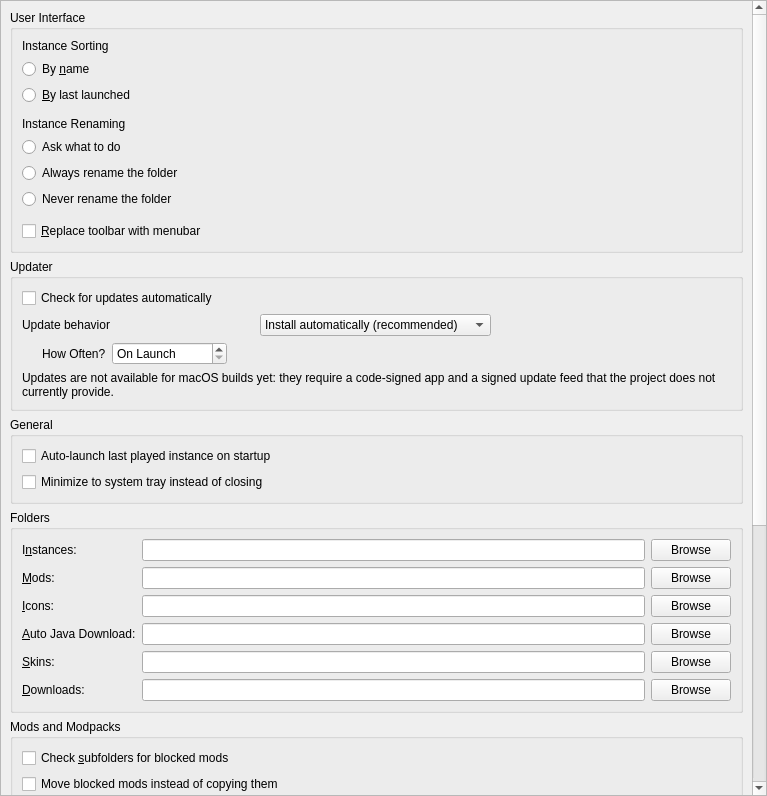
<?xml version="1.0" encoding="UTF-8"?>
<ui version="4.0">
 <class>LauncherPage</class>
 <widget class="QWidget" name="LauncherPage">
  <property name="geometry">
   <rect>
    <x>0</x>
    <y>0</y>
    <width>767</width>
    <height>796</height>
   </rect>
  </property>
  <property name="sizePolicy">
   <sizepolicy hsizetype="MinimumExpanding" vsizetype="MinimumExpanding">
    <horstretch>0</horstretch>
    <verstretch>0</verstretch>
   </sizepolicy>
  </property>
  <layout class="QVBoxLayout" name="verticalLayout">
   <property name="leftMargin">
    <number>0</number>
   </property>
   <property name="topMargin">
    <number>0</number>
   </property>
   <property name="rightMargin">
    <number>0</number>
   </property>
   <property name="bottomMargin">
    <number>0</number>
   </property>
   <item>
    <widget class="QScrollArea" name="scrollArea">
     <property name="horizontalScrollBarPolicy">
      <enum>Qt::ScrollBarPolicy::ScrollBarAsNeeded</enum>
     </property>
     <property name="widgetResizable">
      <bool>true</bool>
     </property>
     <widget class="QWidget" name="scrollAreaWidgetContents">
      <property name="geometry">
       <rect>
        <x>0</x>
        <y>-149</y>
        <width>746</width>
        <height>1222</height>
       </rect>
      </property>
      <layout class="QVBoxLayout" name="verticalLayout_8">
       <item>
        <widget class="QGroupBox" name="userInterfaceBox">
         <property name="enabled">
          <bool>true</bool>
         </property>
         <property name="title">
          <string>User Interface</string>
         </property>
         <layout class="QVBoxLayout" name="verticalLayout_2">
          <item>
           <widget class="QLabel" name="instanceSortingLabel">
            <property name="text">
             <string>Instance Sorting</string>
            </property>
           </widget>
          </item>
          <item>
           <widget class="QRadioButton" name="sortByNameBtn">
            <property name="text">
             <string>By &amp;name</string>
            </property>
            <attribute name="buttonGroup">
             <string notr="true">sortingModeGroup</string>
            </attribute>
           </widget>
          </item>
          <item>
           <widget class="QRadioButton" name="sortLastLaunchedBtn">
            <property name="text">
             <string>&amp;By last launched</string>
            </property>
            <attribute name="buttonGroup">
             <string notr="true">sortingModeGroup</string>
            </attribute>
           </widget>
          </item>
          <item>
           <spacer name="verticalSpacer">
            <property name="orientation">
             <enum>Qt::Orientation::Vertical</enum>
            </property>
            <property name="sizeType">
             <enum>QSizePolicy::Policy::Fixed</enum>
            </property>
            <property name="sizeHint" stdset="0">
             <size>
              <width>0</width>
              <height>6</height>
             </size>
            </property>
           </spacer>
          </item>
          <item>
           <widget class="QLabel" name="renamingBehaviorLabel">
            <property name="text">
             <string>Instance Renaming</string>
            </property>
           </widget>
          </item>
          <item>
           <widget class="QRadioButton" name="askToRenameDirBtn">
            <property name="text">
             <string>Ask what to do</string>
            </property>
            <attribute name="buttonGroup">
             <string notr="true">renamingBehaviorGroup</string>
            </attribute>
           </widget>
          </item>
          <item>
           <widget class="QRadioButton" name="alwaysRenameDirBtn">
            <property name="text">
             <string>Always rename the folder</string>
            </property>
            <attribute name="buttonGroup">
             <string notr="true">renamingBehaviorGroup</string>
            </attribute>
           </widget>
          </item>
          <item>
           <widget class="QRadioButton" name="neverRenameDirBtn">
            <property name="text">
             <string>Never rename the folder</string>
            </property>
            <attribute name="buttonGroup">
             <string notr="true">renamingBehaviorGroup</string>
            </attribute>
           </widget>
          </item>
          <item>
           <spacer name="verticalSpacer_2">
            <property name="orientation">
             <enum>Qt::Orientation::Vertical</enum>
            </property>
            <property name="sizeType">
             <enum>QSizePolicy::Policy::Fixed</enum>
            </property>
            <property name="sizeHint" stdset="0">
             <size>
              <width>0</width>
              <height>6</height>
             </size>
            </property>
           </spacer>
          </item>
          <item>
           <widget class="QCheckBox" name="preferMenuBarCheckBox">
            <property name="toolTip">
             <string>The menubar is more friendly for keyboard-driven interaction.</string>
            </property>
            <property name="text">
             <string>&amp;Replace toolbar with menubar</string>
            </property>
           </widget>
          </item>
         </layout>
        </widget>
       </item>
       <item>
        <widget class="QGroupBox" name="updateSettingsBox">
         <property name="title">
          <string>Updater</string>
         </property>
           <layout class="QGridLayout" name="gridLayout_2">
            <item row="0" column="0" colspan="2">
             <widget class="QCheckBox" name="autoUpdateCheckBox">
              <property name="text">
               <string>Check for updates automatically</string>
              </property>
             </widget>
            </item>
            <item row="1" column="0" colspan="2">
             <layout class="QHBoxLayout" name="horizontalLayout_updateBehavior">
              <item>
               <widget class="QLabel" name="updateBehaviorLabel">
                <property name="text">
                 <string>Update behavior</string>
                </property>
               </widget>
              </item>
              <item>
               <widget class="QComboBox" name="updateBehaviorComboBox">
                <property name="toolTip">
                 <string>Always: install updates automatically. Ask: prompt before installing. Never: do not check.</string>
                </property>
                <item>
                 <property name="text">
                  <string>Install automatically (recommended)</string>
                 </property>
                 <property name="userData">
                  <string>Always</string>
                 </property>
                </item>
                <item>
                 <property name="text">
                  <string>Ask before installing</string>
                 </property>
                 <property name="userData">
                  <string>Ask</string>
                 </property>
                </item>
                <item>
                 <property name="text">
                  <string>Never check for updates</string>
                 </property>
                 <property name="userData">
                  <string>Never</string>
                 </property>
                </item>
               </widget>
              </item>
             </layout>
            </item>
            <item row="2" column="0" colspan="2">
             <layout class="QHBoxLayout" name="horizontalLayout_2">
             <item>
              <spacer name="horizontalSpacer_indent">
               <property name="orientation">
                <enum>Qt::Orientation::Horizontal</enum>
               </property>
               <property name="sizeType">
                <enum>QSizePolicy::Policy::Fixed</enum>
               </property>
               <property name="sizeHint" stdset="0">
                <size>
                 <width>20</width>
                 <height>0</height>
                </size>
               </property>
              </spacer>
             </item>
             <item>
              <widget class="QLabel" name="updateIntervalLabel">
               <property name="text">
                <string>How Often?</string>
               </property>
              </widget>
             </item>
             <item>
              <widget class="QSpinBox" name="updateIntervalSpinBox">
               <property name="sizePolicy">
                <sizepolicy hsizetype="Maximum" vsizetype="Fixed">
                 <horstretch>0</horstretch>
                 <verstretch>0</verstretch>
                </sizepolicy>
               </property>
               <property name="toolTip">
                <string>Set to 0 to only check on launch</string>
               </property>
               <property name="specialValueText">
                <string>On Launch</string>
               </property>
               <property name="suffix">
                <string> hours</string>
               </property>
               <property name="prefix">
                <string>Every </string>
               </property>
               <property name="minimum">
                <number>0</number>
               </property>
               <property name="maximum">
                <number>168</number>
               </property>
              </widget>
             </item>
<item>
              <spacer name="horizontalSpacer">
               <property name="orientation">
                <enum>Qt::Orientation::Horizontal</enum>
               </property>
               <property name="sizeHint" stdset="0">
                <size>
                 <width>40</width>
                 <height>20</height>
                </size>
               </property>
              </spacer>
             </item>
            </layout>
           </item>
            <item row="3" column="0" colspan="3">
            <widget class="QLabel" name="updaterNotSupportedNote">
             <property name="text">
              <string>Updates are not available for macOS builds yet: they require a code-signed app and a signed update feed that the project does not currently provide.</string>
             </property>
             <property name="wordWrap">
              <bool>true</bool>
             </property>
             <property name="visible">
              <bool>false</bool>
             </property>
            </widget>
           </item>
          </layout>
         </widget>
        </item>
        <item>
         <widget class="QGroupBox" name="generalBox">
          <property name="title">
           <string>General</string>
          </property>
          <layout class="QVBoxLayout" name="verticalLayout_5">
           <item>
            <widget class="QCheckBox" name="autoLaunchCheckBox">
             <property name="text">
              <string>Auto-launch last played instance on startup</string>
             </property>
            </widget>
           </item>
           <item>
            <widget class="QCheckBox" name="minimizeToTrayCheckBox">
             <property name="text">
              <string>Minimize to system tray instead of closing</string>
             </property>
            </widget>
           </item>
          </layout>
         </widget>
        </item>
        <item>
         <widget class="QGroupBox" name="foldersBox">
         <property name="title">
          <string>Folders</string>
         </property>
         <layout class="QGridLayout" name="gridLayout">
          <item row="4" column="1">
           <widget class="QLineEdit" name="skinsDirTextBox"/>
          </item>
          <item row="4" column="2">
           <widget class="QPushButton" name="skinsDirBrowseBtn">
            <property name="text">
             <string>Browse</string>
            </property>
           </widget>
          </item>
          <item row="3" column="0">
           <widget class="QLabel" name="labelJavaDir">
            <property name="text">
             <string>&amp;Auto Java Download:</string>
            </property>
            <property name="toolTip">
             <string>Folder where PollyMC-Continued stores automatically downloaded Java versions. Do NOT set this to your system Java installation.</string>
            </property>
            <property name="buddy">
             <cstring>javaDirTextBox</cstring>
            </property>
           </widget>
          </item>
          <item row="2" column="2">
           <widget class="QPushButton" name="iconsDirBrowseBtn">
            <property name="text">
             <string>Browse</string>
            </property>
           </widget>
          </item>
          <item row="4" column="0">
           <widget class="QLabel" name="labelSkinsDir">
            <property name="text">
             <string>&amp;Skins:</string>
            </property>
            <property name="buddy">
             <cstring>skinsDirTextBox</cstring>
            </property>
           </widget>
          </item>
          <item row="1" column="0">
           <widget class="QLabel" name="labelModsDir">
            <property name="text">
             <string>&amp;Mods:</string>
            </property>
            <property name="buddy">
             <cstring>modsDirTextBox</cstring>
            </property>
           </widget>
          </item>
          <item row="3" column="2">
           <widget class="QPushButton" name="javaDirBrowseBtn">
            <property name="text">
             <string>Browse</string>
            </property>
           </widget>
          </item>
          <item row="5" column="0">
           <widget class="QLabel" name="labelDownloadsDir">
            <property name="text">
             <string>&amp;Downloads:</string>
            </property>
            <property name="buddy">
             <cstring>downloadsDirTextBox</cstring>
            </property>
           </widget>
          </item>
          <item row="5" column="1">
           <widget class="QLineEdit" name="downloadsDirTextBox"/>
          </item>
          <item row="1" column="1">
           <widget class="QLineEdit" name="modsDirTextBox"/>
          </item>
          <item row="0" column="0">
           <widget class="QLabel" name="labelInstDir">
            <property name="text">
             <string>I&amp;nstances:</string>
            </property>
            <property name="buddy">
             <cstring>instDirTextBox</cstring>
            </property>
           </widget>
          </item>
          <item row="0" column="2">
           <widget class="QPushButton" name="instDirBrowseBtn">
            <property name="text">
             <string>Browse</string>
            </property>
           </widget>
          </item>
          <item row="5" column="2">
           <widget class="QPushButton" name="downloadsDirBrowseBtn">
            <property name="text">
             <string>Browse</string>
            </property>
           </widget>
          </item>
          <item row="0" column="1">
           <widget class="QLineEdit" name="instDirTextBox"/>
          </item>
          <item row="1" column="2">
           <widget class="QPushButton" name="modsDirBrowseBtn">
            <property name="text">
             <string>Browse</string>
            </property>
           </widget>
          </item>
          <item row="3" column="1">
           <widget class="QLineEdit" name="javaDirTextBox"/>
          </item>
          <item row="2" column="1">
           <widget class="QLineEdit" name="iconsDirTextBox"/>
          </item>
          <item row="2" column="0">
           <widget class="QLabel" name="labelIconsDir">
            <property name="text">
             <string>&amp;Icons:</string>
            </property>
            <property name="buddy">
             <cstring>iconsDirTextBox</cstring>
            </property>
           </widget>
          </item>
         </layout>
        </widget>
       </item>
       <item>
        <widget class="QGroupBox" name="modsBox">
         <property name="title">
          <string>Mods and Modpacks</string>
         </property>
         <layout class="QVBoxLayout" name="verticalLayout_4">
          <item>
           <widget class="QCheckBox" name="downloadsDirWatchRecursiveCheckBox">
            <property name="toolTip">
             <string>When enabled, in addition to the downloads folder, its sub folders will also be searched when looking for resources (e.g. when looking for blocked mods on CurseForge).</string>
            </property>
            <property name="text">
             <string>Check &amp;subfolders for blocked mods</string>
            </property>
           </widget>
          </item>
          <item>
           <widget class="QCheckBox" name="downloadsDirMoveCheckBox">
            <property name="toolTip">
             <string>When enabled, it will move blocked resources instead of copying them.</string>
            </property>
            <property name="text">
             <string>Move blocked mods instead of copying them</string>
            </property>
           </widget>
          </item>
          <item>
           <widget class="QCheckBox" name="metadataEnableBtn">
            <property name="toolTip">
             <string>Store version information provided by mod providers (like Modrinth or CurseForge) for mods.</string>
            </property>
            <property name="text">
             <string>Keep track of mod metadata</string>
            </property>
           </widget>
          </item>
          <item>
           <widget class="QLabel" name="metadataWarningLabel">
            <property name="text">
             <string>&lt;html&gt;&lt;head/&gt;&lt;body&gt;&lt;p&gt;&lt;span style=&quot; font-weight:600; color:#f5c211;&quot;&gt;Warning&lt;/span&gt;&lt;span style=&quot; color:#f5c211;&quot;&gt;: Disabling mod metadata may also disable some QoL features, such as mod updating!&lt;/span&gt;&lt;/p&gt;&lt;/body&gt;&lt;/html&gt;</string>
            </property>
            <property name="wordWrap">
             <bool>true</bool>
            </property>
           </widget>
          </item>
          <item>
           <widget class="QCheckBox" name="dependenciesEnableBtn">
            <property name="toolTip">
             <string>Automatically detect, install, and update mod dependencies.</string>
            </property>
            <property name="text">
             <string>Install dependencies automatically</string>
            </property>
           </widget>
          </item>
          <item>
           <widget class="QCheckBox" name="showModIncompatCheckBox">
            <property name="toolTip">
             <string>Currently this just shows mods which are not marked as compatible with the current Minecraft version.</string>
            </property>
            <property name="text">
             <string>Detect and show mod incompatibilities (experimental)</string>
            </property>
           </widget>
          </item>
          <item>
           <widget class="QCheckBox" name="modpackUpdatePromptBtn">
            <property name="toolTip">
             <string>When creating a new modpack instance, suggest updating an existing instance instead.</string>
            </property>
            <property name="text">
             <string>Suggest to update an existing instance during modpack installation</string>
            </property>
           </widget>
          </item>
         </layout>
        </widget>
       </item>
       <item>
        <widget class="QGroupBox" name="groupBox_2">
         <property name="title">
          <string>Console</string>
         </property>
         <layout class="QFormLayout" name="formLayout">
          <property name="labelAlignment">
           <set>Qt::AlignmentFlag::AlignLeading|Qt::AlignmentFlag::AlignLeft|Qt::AlignmentFlag::AlignVCenter</set>
          </property>
          <item row="0" column="0">
           <widget class="QLabel" name="lineLimitLabel">
            <property name="sizePolicy">
             <sizepolicy hsizetype="Maximum" vsizetype="Preferred">
              <horstretch>0</horstretch>
              <verstretch>0</verstretch>
             </sizepolicy>
            </property>
            <property name="text">
             <string>Log History &amp;Limit:</string>
            </property>
            <property name="buddy">
             <cstring>lineLimitSpinBox</cstring>
            </property>
           </widget>
          </item>
          <item row="0" column="1">
           <widget class="QSpinBox" name="lineLimitSpinBox">
            <property name="sizePolicy">
             <sizepolicy hsizetype="Maximum" vsizetype="Fixed">
              <horstretch>0</horstretch>
              <verstretch>0</verstretch>
             </sizepolicy>
            </property>
            <property name="suffix">
             <string> lines</string>
            </property>
            <property name="minimum">
             <number>10000</number>
            </property>
            <property name="maximum">
             <number>1000000</number>
            </property>
            <property name="singleStep">
             <number>10000</number>
            </property>
            <property name="value">
             <number>100000</number>
            </property>
           </widget>
          </item>
          <item row="1" column="0" colspan="2">
           <widget class="QCheckBox" name="checkStopLogging">
            <property name="text">
             <string>&amp;Stop logging when log overflows</string>
            </property>
           </widget>
          </item>
         </layout>
        </widget>
       </item>
       <item>
        <widget class="QGroupBox" name="tasksBox">
         <property name="title">
          <string>Tasks</string>
         </property>
         <layout class="QGridLayout" name="gridLayout_3">
          <item row="2" column="1">
           <widget class="QSpinBox" name="numberOfManualRetriesSpinBox">
            <property name="sizePolicy">
             <sizepolicy hsizetype="Maximum" vsizetype="Fixed">
              <horstretch>0</horstretch>
              <verstretch>0</verstretch>
             </sizepolicy>
            </property>
            <property name="minimumSize">
             <size>
              <width>60</width>
              <height>0</height>
             </size>
            </property>
            <property name="minimum">
             <number>0</number>
            </property>
           </widget>
          </item>
          <item row="1" column="1">
           <widget class="QSpinBox" name="numberOfConcurrentDownloadsSpinBox">
            <property name="sizePolicy">
             <sizepolicy hsizetype="Maximum" vsizetype="Fixed">
              <horstretch>0</horstretch>
              <verstretch>0</verstretch>
             </sizepolicy>
            </property>
            <property name="minimumSize">
             <size>
              <width>60</width>
              <height>0</height>
             </size>
            </property>
            <property name="minimum">
             <number>1</number>
            </property>
           </widget>
          </item>
          <item row="3" column="1">
           <widget class="QSpinBox" name="timeoutSecondsSpinBox">
            <property name="sizePolicy">
             <sizepolicy hsizetype="Maximum" vsizetype="Fixed">
              <horstretch>0</horstretch>
              <verstretch>0</verstretch>
             </sizepolicy>
            </property>
            <property name="minimumSize">
             <size>
              <width>60</width>
              <height>0</height>
             </size>
            </property>
            <property name="suffix">
             <string>s</string>
            </property>
           </widget>
          </item>
          <item row="2" column="0">
           <widget class="QLabel" name="numberOfManualRetriesLabel">
            <property name="text">
             <string>Retry Limit:</string>
            </property>
           </widget>
          </item>
          <item row="1" column="0">
           <widget class="QLabel" name="numberOfConcurrentDownloadsLabel">
            <property name="text">
             <string>Concurrent Download Limit:</string>
            </property>
           </widget>
          </item>
          <item row="3" column="0">
           <widget class="QLabel" name="timeoutSecondsLabel">
            <property name="toolTip">
             <string>Seconds to wait until the requests are terminated</string>
            </property>
            <property name="text">
             <string>HTTP Timeout:</string>
            </property>
           </widget>
          </item>
          <item row="0" column="1">
           <widget class="QSpinBox" name="numberOfConcurrentTasksSpinBox">
            <property name="sizePolicy">
             <sizepolicy hsizetype="Maximum" vsizetype="Fixed">
              <horstretch>0</horstretch>
              <verstretch>0</verstretch>
             </sizepolicy>
            </property>
            <property name="minimumSize">
             <size>
              <width>60</width>
              <height>0</height>
             </size>
            </property>
            <property name="minimum">
             <number>1</number>
            </property>
           </widget>
          </item>
          <item row="0" column="0">
           <widget class="QLabel" name="numberOfConcurrentTasksLabel">
            <property name="text">
             <string>Concurrent Task Limit:</string>
            </property>
           </widget>
          </item>
          <item row="0" column="2">
           <spacer name="horizontalSpacer_2">
            <property name="orientation">
             <enum>Qt::Orientation::Horizontal</enum>
            </property>
            <property name="sizeHint" stdset="0">
             <size>
              <width>0</width>
              <height>0</height>
             </size>
            </property>
           </spacer>
          </item>
         </layout>
        </widget>
       </item>
       <item>
        <spacer name="verticalSpacer_FeaturesTab">
         <property name="orientation">
          <enum>Qt::Orientation::Vertical</enum>
         </property>
         <property name="sizeHint" stdset="0">
          <size>
           <width>0</width>
           <height>0</height>
          </size>
         </property>
        </spacer>
       </item>
      </layout>
     </widget>
    </widget>
   </item>
  </layout>
 </widget>
 <tabstops>
  <tabstop>scrollArea</tabstop>
  <tabstop>preferMenuBarCheckBox</tabstop>
  <tabstop>autoUpdateCheckBox</tabstop>
  <tabstop>updateBehaviorComboBox</tabstop>
  <tabstop>updateIntervalSpinBox</tabstop>
  <tabstop>instDirTextBox</tabstop>
  <tabstop>instDirBrowseBtn</tabstop>
  <tabstop>modsDirTextBox</tabstop>
  <tabstop>modsDirBrowseBtn</tabstop>
  <tabstop>iconsDirTextBox</tabstop>
  <tabstop>iconsDirBrowseBtn</tabstop>
  <tabstop>javaDirTextBox</tabstop>
  <tabstop>javaDirBrowseBtn</tabstop>
  <tabstop>skinsDirTextBox</tabstop>
  <tabstop>skinsDirBrowseBtn</tabstop>
  <tabstop>downloadsDirTextBox</tabstop>
  <tabstop>downloadsDirBrowseBtn</tabstop>
  <tabstop>downloadsDirWatchRecursiveCheckBox</tabstop>
  <tabstop>downloadsDirMoveCheckBox</tabstop>
  <tabstop>metadataEnableBtn</tabstop>
  <tabstop>dependenciesEnableBtn</tabstop>
  <tabstop>modpackUpdatePromptBtn</tabstop>
  <tabstop>lineLimitSpinBox</tabstop>
  <tabstop>checkStopLogging</tabstop>
  <tabstop>numberOfConcurrentTasksSpinBox</tabstop>
  <tabstop>numberOfConcurrentDownloadsSpinBox</tabstop>
  <tabstop>numberOfManualRetriesSpinBox</tabstop>
  <tabstop>timeoutSecondsSpinBox</tabstop>
 </tabstops>
 <resources/>
 <connections/>
 <buttongroups>
  <buttongroup name="renamingBehaviorGroup"/>
  <buttongroup name="sortingModeGroup"/>
 </buttongroups>
</ui>
